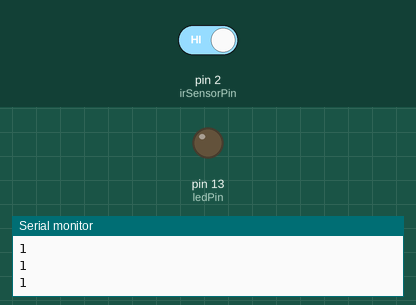
The sketch below on a simulated Arduino Uno, built with avr-gcc and run on an emulated ATmega328P. Parts: output pins drawn as LEDs (lit = HIGH), the last lines printed to the serial monitor. Inputs (shaded band) come from the test bench; at power-on: pin 2 (irSensorPin) HIGH.

Above: at 1.2 s.
1.3 s: pin 2 (irSensorPin) driven LOW
At 2.5 s:
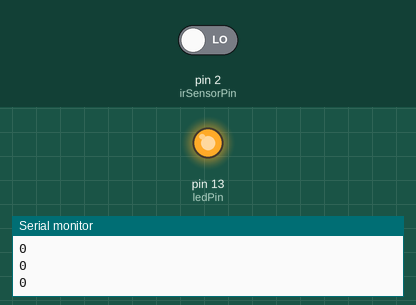
2.8 s: pin 2 (irSensorPin) driven HIGH
At 3.7 s:
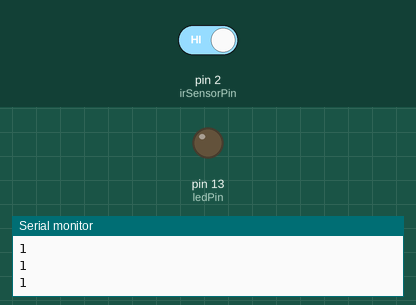
Timing chart, 0 to 5.8 s (numbered marks = the images above; inputs shaded):
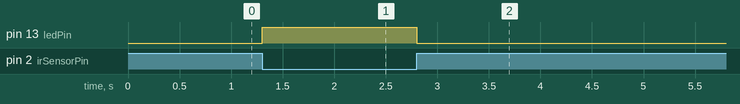

The sketch:

irtester.ino
```cpp
// Definisikan pin untuk sensor IR dan LED
const int irSensorPin = 2;
const int ledPin = 13;

void setup() {
  // Atur pin sensor IR sebagai input
  pinMode(irSensorPin, INPUT);
  // Atur pin LED sebagai output
  pinMode(ledPin, OUTPUT);

  // Inisialisasi komunikasi serial (opsional, untuk debugging)
  Serial.begin(9600);
}

void loop() {
  // Baca nilai dari sensor IR
  int irValue = digitalRead(irSensorPin);

  // Tampilkan nilai sensor di Serial Monitor (opsional, untuk debugging)
  Serial.println(irValue);

  // Jika sinyal IR terdeteksi, nyalakan LED
  if (irValue == LOW) {
    digitalWrite(ledPin, HIGH);
  } else {
    // Jika tidak ada sinyal IR, matikan LED
    digitalWrite(ledPin, LOW);
  }

  // Tambahkan sedikit delay sebelum pembacaan berikutnya
  delay(100);
}
```

Measured:
- after the input at 1.3 s, pin 13 (ledPin): LOW → HIGH at once
- after the input at 2.8 s, pin 13 (ledPin): HIGH → LOW at once
